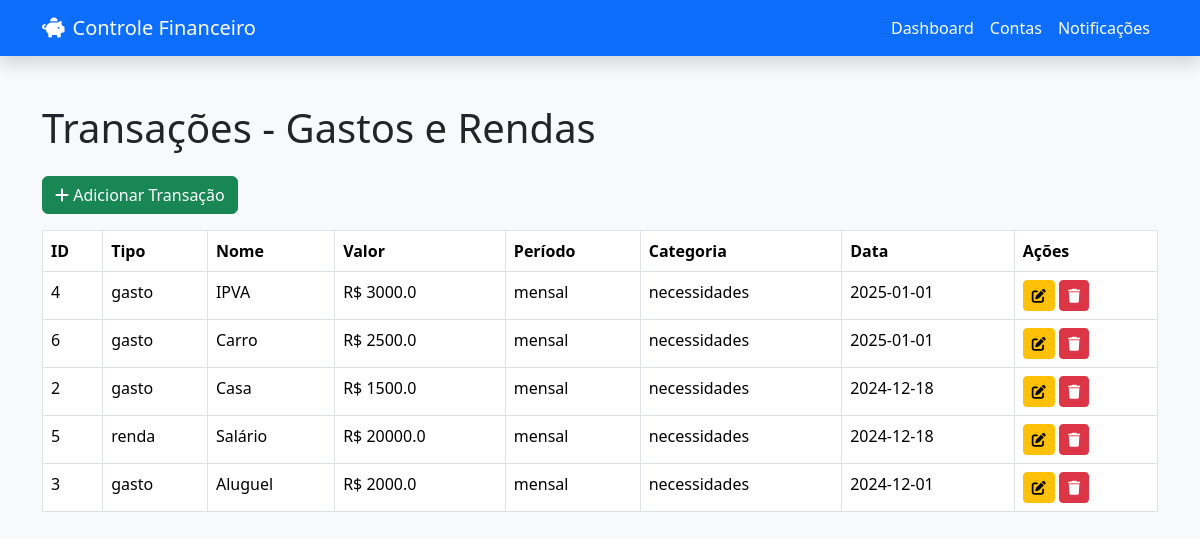
Page /transacoes (signed in) on the earlier database version.
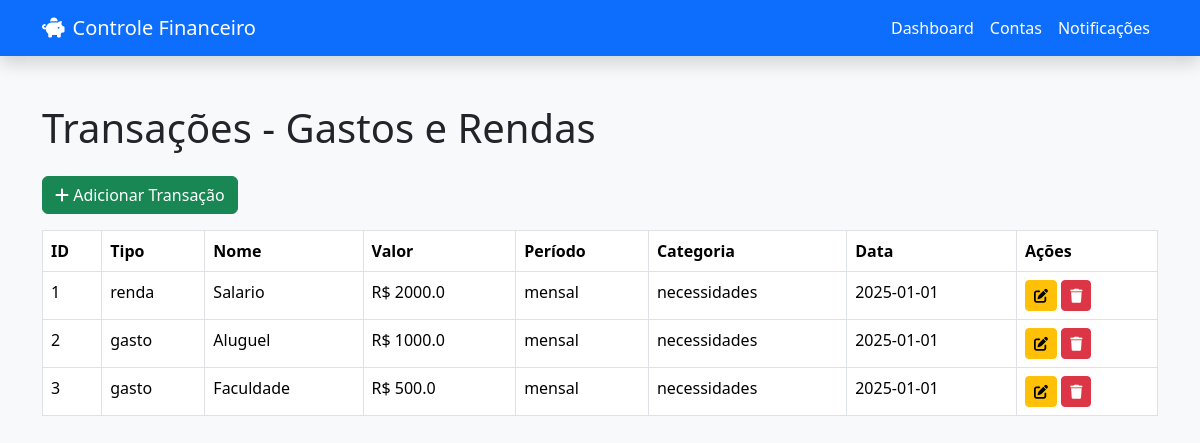
Same page on the later database version.
### tables this page shows
CREATE TABLE Transacoes (
        id INTEGER PRIMARY KEY AUTOINCREMENT,
        tipo TEXT NOT NULL,
        nome TEXT NOT NULL,
        valor REAL NOT NULL,
        periodo TEXT NOT NULL,
        categoria TEXT,
        data TEXT DEFAULT CURRENT_TIMESTAMP,
        notificado INTEGER DEFAULT 0
    , notificado_antecipado INTEGER DEFAULT 0);

### app.py (the view)
@app.route('/transacoes', methods=['GET'])
def transacoes_view():
    if 'user_id' not in session:
        flash("Você não está autenticado.", "error")
        return redirect(url_for('index'))
    conn = conectar_bd()
    if conn is None:
        flash("Erro ao conectar ao banco de dados", "danger")
        return redirect(url_for('dashboard'))
    cursor = conn.cursor()
    cursor.execute("SELECT * FROM Transacoes ORDER BY data DESC")
    transacoes = cursor.fetchall()
    conn.close()
    return render_template('transacoes.html', transacoes=transacoes)

### app.py (called while the page is built)
def conectar_bd():
    try:
        conn = sqlite3.connect('financeiro.db')
        conn.row_factory = sqlite3.Row
        return conn
    except sqlite3.Error as e:
        flash(f"Erro ao conectar com o banco de dados: {e}", "danger")
        return None

### templates/transacoes.html (shortened to what this page needs)
<!DOCTYPE html>
<html lang="pt-br">
<head>
  <link href="https://cdn.jsdelivr.net/npm/bootstrap@5.3.2/dist/css/bootstrap.min.css" rel="stylesheet">
  <link href="https://cdnjs.cloudflare.com/ajax/libs/font-awesome/6.0.0/css/all.min.css" rel="stylesheet">
</head>
<body class="bg-light">
  <nav class="navbar navbar-expand-lg navbar-dark bg-primary shadow">
    <div class="container">
      <a class="navbar-brand d-flex align-items-center" href="/dashboard">
        <i class="fa-solid fa-piggy-bank me-2"></i> Controle Financeiro
      </a>
      <div class="collapse navbar-collapse" id="navbarNav">
        <ul class="navbar-nav ms-auto">
          <li class="nav-item"><a class="nav-link text-white" href="/dashboard">Dashboard</a></li>
          <li class="nav-item"><a class="nav-link text-white" href="/contas">Contas</a></li>
          <li class="nav-item"><a class="nav-link text-white" href="/notificacoes">Notificações</a></li>
        </ul>
      </div>
    </div>
  </nav>
  <div class="container py-5">
    <h1 class="mb-4">Transações - Gastos e Rendas</h1>
    <a href="/adicionar_transacao" class="btn btn-success mb-3">
      <i class="fa-solid fa-plus"></i> Adicionar Transação
    </a>
    {% if transacoes %}
    <table class="table table-bordered">
      <thead>
        <tr>
          <th>ID</th>
          <th>Tipo</th>
          <th>Nome</th>
          <th>Valor</th>
          <th>Período</th>
          <th>Categoria</th>
          <th>Data</th>
          <th>Ações</th>
        </tr>
      </thead>
      <tbody>
        {% for t in transacoes %}
        <tr>
          <td>{{ t.id }}</td>
          <td>{{ t.tipo }}</td>
          <td>{{ t.nome }}</td>
          <td>R$ {{ t.valor }}</td>
          <td>{{ t.periodo }}</td>
          <td>{{ t.categoria }}</td>
          <td>{{ t.data }}</td>
          <td>
            <a href="/editar_transacao/{{ t.id }}" class="btn btn-warning btn-sm"><i class="fa-solid fa-edit"></i></a>
            <a href="/excluir_transacao/{{ t.id }}" class="btn btn-danger btn-sm" onclick="return confirm('Tem certeza?')"><i class="fa-solid fa-trash"></i></a>
          </td>
        </tr>
        {% endfor %}
      </tbody>
    </table>
    {% else %}
    <p class="text-muted">Nenhuma transação encontrada.</p>
    {% endif %}
  </div>
</body>
</html>

Differences in the rows shown:
removed Transacoes: id "4", tipo "gasto", nome "IPVA", valor "3000.0", periodo "mensal", categoria "necessidades", data "2025-01-01"
removed Transacoes: id "6", tipo "gasto", nome "Carro", valor "2500.0", periodo "mensal", categoria "necessidades", data "2025-01-01"
removed Transacoes: id "5", tipo "renda", nome "Salário", valor "20000.0", periodo "mensal", categoria "necessidades", data "2024-12-18"
added Transacoes: id "1", tipo "renda", nome "Salario", valor "2000.0", periodo "mensal", categoria "necessidades", data "2025-01-01"
changed Transacoes id 2: nome "Casa" → "Aluguel"; valor "1500.0" → "1000.0"; data "2024-12-18" → "2025-01-01"
changed Transacoes id 3: nome "Aluguel" → "Faculdade"; valor "2000.0" → "500.0"; data "2024-12-01" → "2025-01-01"
